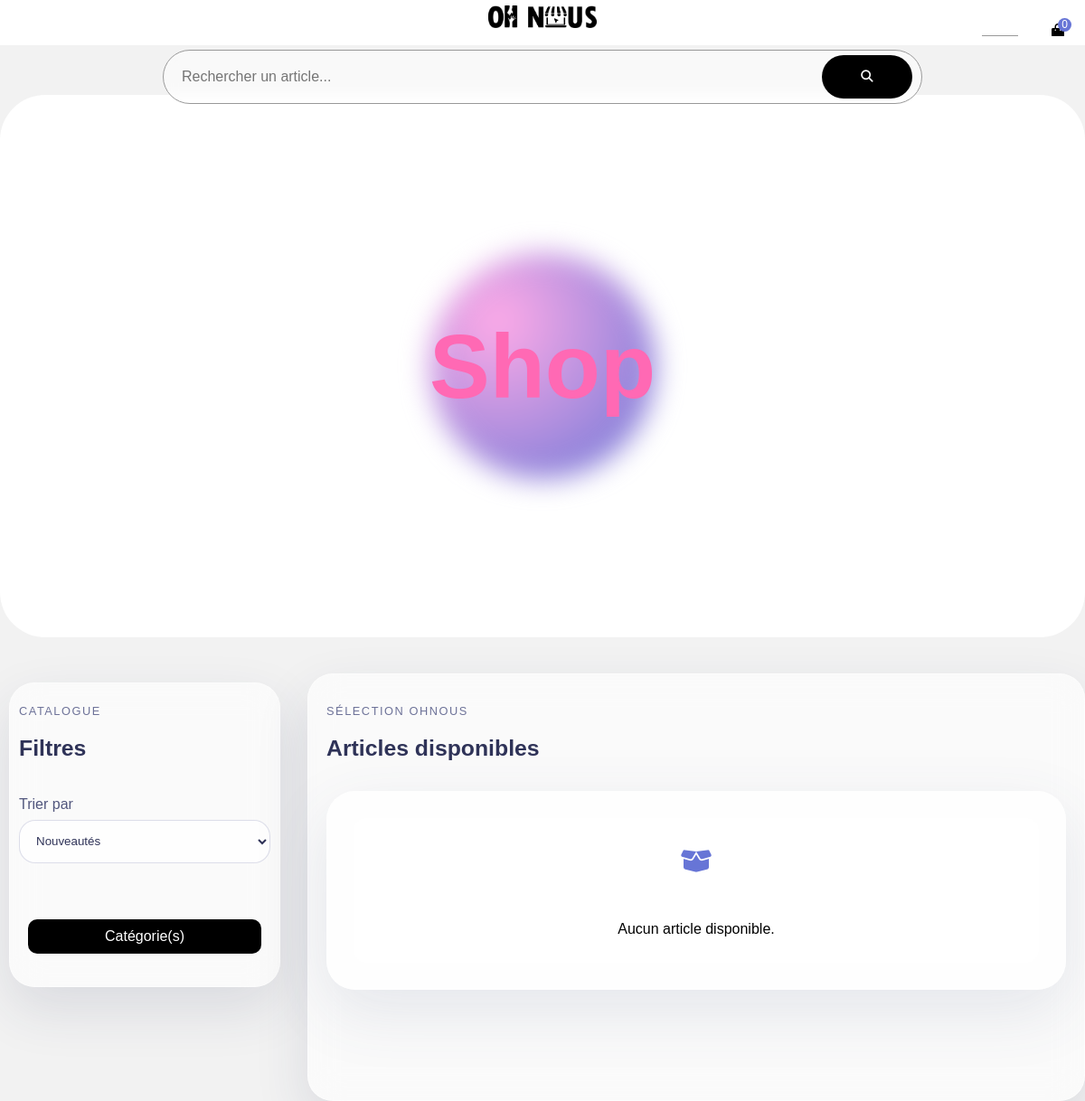
Before: /shop?order=date_desc with the older database file.
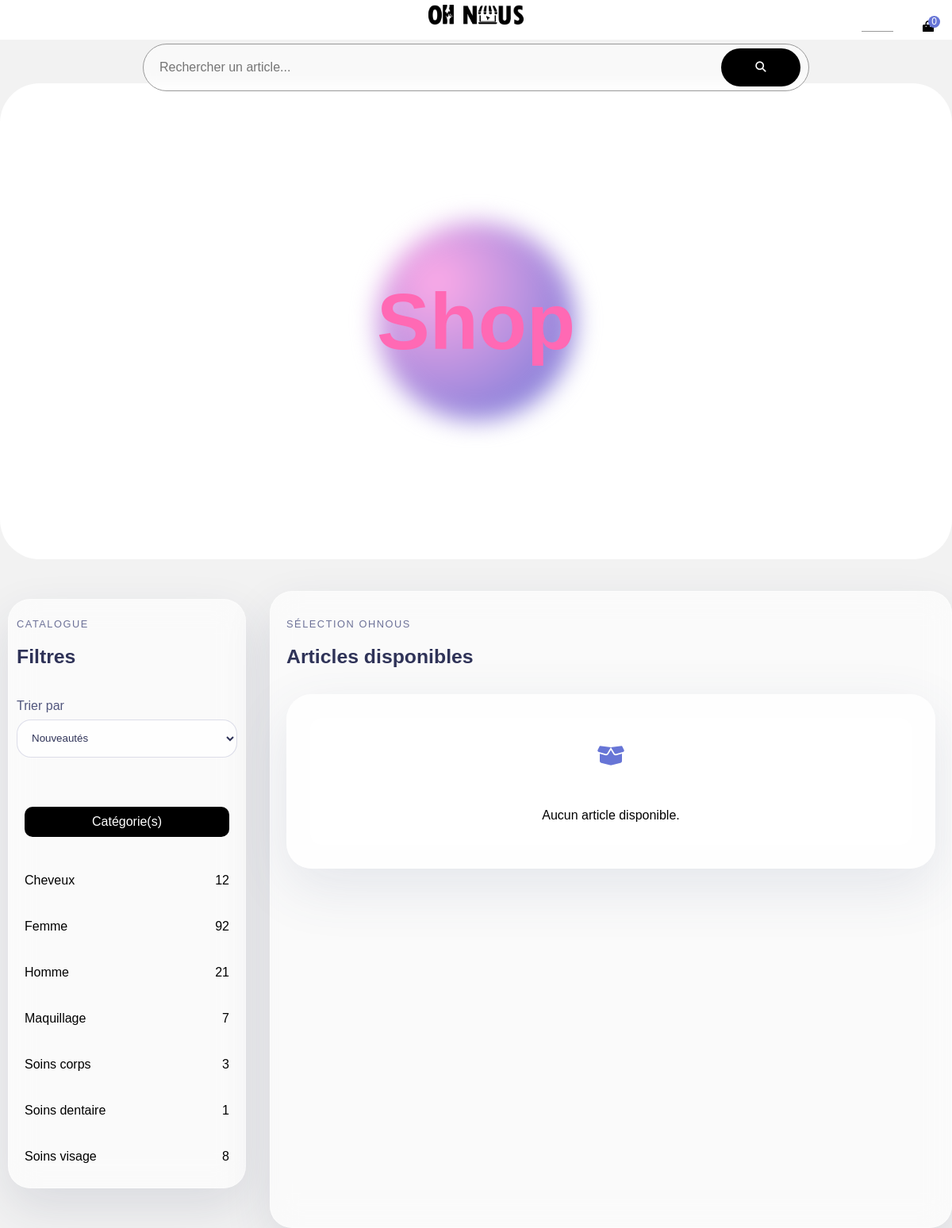
After: the same page with the newer database file.
### tables this page shows
CREATE TABLE IF NOT EXISTS `categorie` (
  `id` int NOT NULL AUTO_INCREMENT,
  `nom` text,
  `slug` text,
  `date_ajout` datetime NOT NULL DEFAULT CURRENT_TIMESTAMP,
  PRIMARY KEY (`id`)
);

### classes/View.php (called while the page is built, shortened)
<?php
    class View {
        private $template;
        public function __construct($template)
        {
            $this->template = $template;
        }
        public function render($title_page = 'OhNous')
        {
            $template = $this->template;
            include_once MODEL.'select.php';
            include_once FONCTION.'fonctions.php';
            $templatePath = VIEW . $template;
            if (substr($templatePath, -4) !== '.php') {
                $templatePath .= '.php';
            }
            include_once $templatePath;
            $contentPage = ob_get_clean();
            include_once VIEW . '_gabarit.php';
        }
    }
?>

### controller/Home.php (called while the page is built, shortened)
<?php
    class home
    {
        public function showArticles ()
        {
            $myView = new View('articles');
            $myView->render('Shop | OhNous');
        }
        public function showShop ()
        {
            $this->showArticles();
        }
    }
?>

### index.php (called while the page is built, shortened)
<?php
$request = trim($_GET['r'] ?? '', '/');
$routeur = new Routeur($request);
$routeur->renderController();
?>

### fonctions/fonctions.php (called while the page is built, shortened)
<?php
    function ohnous_get_current_account()
    {
        $default = [
            'connected' => false,
            'type' => null,
            'id' => null,
            'unique_id' => null,
            'nom' => null,
            'link' => '/connexion',
            'icon_html' => '<i class="fa fa-user"></i>',
            'profile' => '',
        ];
        return $default;
    }
    function ohnous_js_html_arg($value)
    {
        return htmlspecialchars(
            json_encode($value, JSON_UNESCAPED_UNICODE | JSON_UNESCAPED_SLASHES),
            ENT_QUOTES,
            'UTF-8'
        );
    }
?>

### model/select.php (called while the page is built, shortened)
<?php
    function select_bdd($bdd, $base, $where = null, $limit = null, $offset = 0, $order = null, $random = false)
    {
        $request = "SELECT * FROM $base";
        if ($where !== null) {
            $request .= " WHERE " . $where;
        }
        if ($random) {
            $request .= " ORDER BY RAND()";
        } elseif ($order !== null) {
            $request .= " ORDER BY " . $order;
        }
        $stmt = $bdd->prepare($request);
        $stmt->execute();
        return $stmt->fetchAll(PDO::FETCH_ASSOC);
    }
?>

### view/articles.php (the view, shortened to what this page needs)
<?php
    $selectedCategory = $GLOBALS['categorie'] ?? null;
    $selectedType = $GLOBALS['types'] ?? null;
    $selectedSize = $GLOBALS['tailles'] ?? null;
    $selectedPrice = trim((string)($_GET['prix'] ?? ''));
    $priceRanges = ohnous_get_price_filter_ranges();
    $selectedPriceLabel = isset($priceRanges[$selectedPrice]) ? $priceRanges[$selectedPrice]['label'] : '';
    $categories = select_bdd($bdd, "categorie", null, null, 0, "nom", false);
    $lookup = [
        'categories' => [],
        'types' => [],
        'tailles' => [],
    ];
    foreach(select_bdd($bdd, "categorie", null, null, 0, "nom", false) as $row)
    {
        $lookup['categories'][$row['slug']] = [
            'id' => (int)$row['id'],
            'nom' => $row['nom']
        ];
    }
    $initialState = [
        'categorie_id' => (int)($selectedCategory['id'] ?? 0),
        'categorie_nom' => (string)($selectedCategory['nom'] ?? ''),
        'categorie_slug' => (string)($selectedCategory['slug'] ?? ''),
        'type_id' => (int)($selectedType['id'] ?? 0),
        'type_nom' => (string)($selectedType['nom'] ?? ''),
        'type_slug' => (string)($selectedType['slug'] ?? ''),
        'taille_id' => (int)($selectedSize['id'] ?? 0),
        'taille_nom' => (string)($selectedSize['nom'] ?? ''),
        'taille_slug' => (string)($selectedSize['slug'] ?? ''),
        'prix' => $selectedPrice,
        'prix_label' => $selectedPriceLabel,
        'query' => trim((string)($_GET['query'] ?? '')),
        'order' => trim((string)($_GET['order'] ?? 'date_desc')),
    ];
    $initialTitle = 'Shop';
?>
<div class="intro-hero sans_categorie">
    <div class="blob-bg"></div>
    <div class="intro-text">
        <h1><span id="changing-word-container"><span id="changing-word"><?= htmlspecialchars($initialTitle, ENT_QUOTES, 'UTF-8') ?></span></span></h1>
    </div>
</div>
<section class="parent_container_affiche_produit shop-catalog-page" id="shop_catalog_page">
    <aside class="container_filtre_produit">
        <div class="sous_container_filtre_produit shop-filter-panel">
            <div class="shop-filter-head">
                <div>
                    <p class="shop-filter-head__eyebrow">Catalogue</p>
                    <h2 class="shop-filter-head__title">Filtres</h2>
                </div>
            </div>
            <div class="shop-toolbar">
                <label class="shop-toolbar__field" for="article_sort_order">
                    <span>Trier par</span>
                    <select id="article_sort_order">
                        <option value="date_desc"<?= $initialState['order'] === 'date_desc' ? ' selected' : '' ?>>Nouveautés</option>
                    </select>
                </label>
            </div>
            <div class="div_liste_filtre_produit" id="div_filtre_categories">
                <div class="titre_liste_filtre_produit"><p>Catégorie(s)</p></div>
                <div class="liste_filtre_produit">
                    <div class="div_detail_liste_filtre_produit" id="details_filtre_categories">
                        <?php foreach($categories as $category): ?>
                            <?php
                                $categoryArticles = select_bdd($bdd, "categorie_article", "categorie = '".(int)$category['id']."'", null, 0, null, false);
                                $count = 0;
                                foreach($categoryArticles as $categoryArticle)
                                {
                                    $detailArticle = only_select("articles", "id = '".(int)$categoryArticle['article']."'", null, null);
                                    if($detailArticle && ohnous_is_article_visible($detailArticle))
                                    {
                                        $count++;
                                    }
                                }
                                if($count === 0)
                                {
                                    continue;
                                }
                                $active = ((int)$initialState['categorie_id'] === (int)$category['id']) ? 'active' : '';
                            ?>
                            <div class="detail_liste_filtre_produit <?= $active ?> js_detail_liste_filtre_produit js_detail_liste_filtre_produit_<?= (int)$category['id'] ?>" onclick="return filtre_categorie(<?= (int)$category['id'] ?>, <?= ohnous_js_html_arg($category['nom']) ?>, <?= ohnous_js_html_arg($category['slug']) ?>)">
                                <div class="nom"><?= htmlspecialchars($category['nom'], ENT_QUOTES, 'UTF-8') ?></div>
                                <div class="nombre"><?= $count ?></div>
                            </div>
                        <?php endforeach; ?>
                    </div>
                </div>
            </div>
        </div>
    </aside>
    <div class="container_affiche_produit vue_article shop-results-shell">
        <div class="shop-results-head">
            <div>
                <p class="shop-results-head__eyebrow">Sélection Ohnous</p>
                <h2 class="shop-results-head__title">Articles disponibles</h2>
            </div>
        </div>
        <div class="shop-empty-state null" id="articles_empty_state">
            <div class="empty-liquid-state">
                <div class="empty-liquid-state__icon"><i class="fa-solid fa-box-open"></i></div>
                <p>Aucun article disponible.</p>
            </div>
        </div>
    </div>
</section>

### classes/Routeur.php (shortened to what this page needs)
<?php
    class Routeur {
        private $request;
        public function __construct($request) {
            $this->request = $request;
        }
        public function renderController() {
            $request = $this->request;
            if (key_exists($request, $this->routes)) {
                $method = $this->routes[$request]['method'];
                $currentController = new $controller();
                $currentController->$method();
            }
        }
    }
?>

### view/_gabarit.php (shortened to what this page needs)
<!DOCTYPE html>
<html lang="fr">
<head>
    <link rel="stylesheet" href="<?= ASSET ?>css/fontawesome/css/all.min.css?<?= filemtime($_SERVER['DOCUMENT_ROOT']."/asset/css/fontawesome/css/all.min.css") ?>">
    <link rel="stylesheet" href="<?= ASSET ?>css/fontedo/style.css?<?= filemtime($_SERVER['DOCUMENT_ROOT']."/asset/css/fontedo/style.css") ?>">
    <link rel="stylesheet" href="<?= ASSET ?>css/style.css?<?= filemtime($_SERVER['DOCUMENT_ROOT']."/asset/css/style.css") ?>">
    <link rel="stylesheet" href="<?= ASSET ?>css/responsive.css?<?= filemtime($_SERVER['DOCUMENT_ROOT']."/asset/css/responsive.css") ?>">
    <link rel="stylesheet" href="<?= ASSET ?>css/swiper.min.css?<?= filemtime($_SERVER['DOCUMENT_ROOT']."/asset/css/swiper.min.css") ?>">
    <link rel="stylesheet" href="<?= ASSET ?>css/croppie.css?<?= filemtime($_SERVER['DOCUMENT_ROOT']."/asset/css/croppie.css") ?>">
    <link rel="stylesheet" href="<?= ASSET ?>css/sweetalert2.min.css?<?= filemtime($_SERVER['DOCUMENT_ROOT']."/asset/css/sweetalert2.min.css") ?>">
</head>
<body>
                    <?php
                        $nombre_article = 0;
                    ?>
    <header class=" <?php if(isset($GLOBALS['categorie'])){ echo 'sans_categorie';}else if(isset($GLOBALS['others'])){ echo 'sans_categorie';}  ?>">
        <div class="logo">
                <a href="/accueil"><img src="<?php echo ASSET; ?>images/icons/logo-2.png" loading="lazy" alt="Logo OhNous"></a>
            <div class="menu_banniere_droit">
                <?php
                    $headerAccount = ohnous_get_current_account();
                    echo '
                        <a href="'.$headerAccount['link'].'" class="menu_banniere_link" id="menu_account_link" data-account-type="'.htmlspecialchars((string)$headerAccount['type'], ENT_QUOTES, 'UTF-8').'">
                            '.$headerAccount['icon_html'].'
                        </a>';
                ?>
                <a href="#" class="menu_banniere_link" id="afficher_panier"><i class="fa fa-shopping-bag"></i><span id="nombre_total_panier"><?= $nombre_article ?></span></a>
            </div>
        </div>
    </header>
    <?php echo $contentPage; ?>
	<div class="div_search_bar all <?php if(isset($GLOBALS['categorie'])){ echo 'sans_categorie';}else if(isset($GLOBALS['others'])){ echo 'sans_categorie';}  ?>" id="div_search_bar_all">
		<div class="search_bar">
			<form action="/shop" method="GET" onsubmit="return handleShopSearchSubmit(event)">
				<input type="text" autocomplete="off" autocorrect="off" autocapitalize="off" spellcheck="false" class="input_search_bar" id="input_search_bar_2" name="query" placeholder="Rechercher un article..." required oninput="rechercheArticles(this.value)" onfocus="rechercheArticles(this.value)" value=<?php if(isset($_GET['query'])){ echo json_encode($_GET['query']); } ?>>
				<button type="submit" class="button_search_bar"><i class="fa fa-search"></i></button>
			</form>
		</div>
	</div>
</body>
</html>

Changed rows visible on the page:
added categorie: nom "Cheveux", count "12"
added categorie: nom "Femme", count "92"
added categorie: nom "Homme", count "21"
added categorie: nom "Maquillage", count "7"
added categorie: nom "Soins corps", count "3"
added categorie: nom "Soins dentaire", count "1"
added categorie: nom "Soins visage", count "8"
